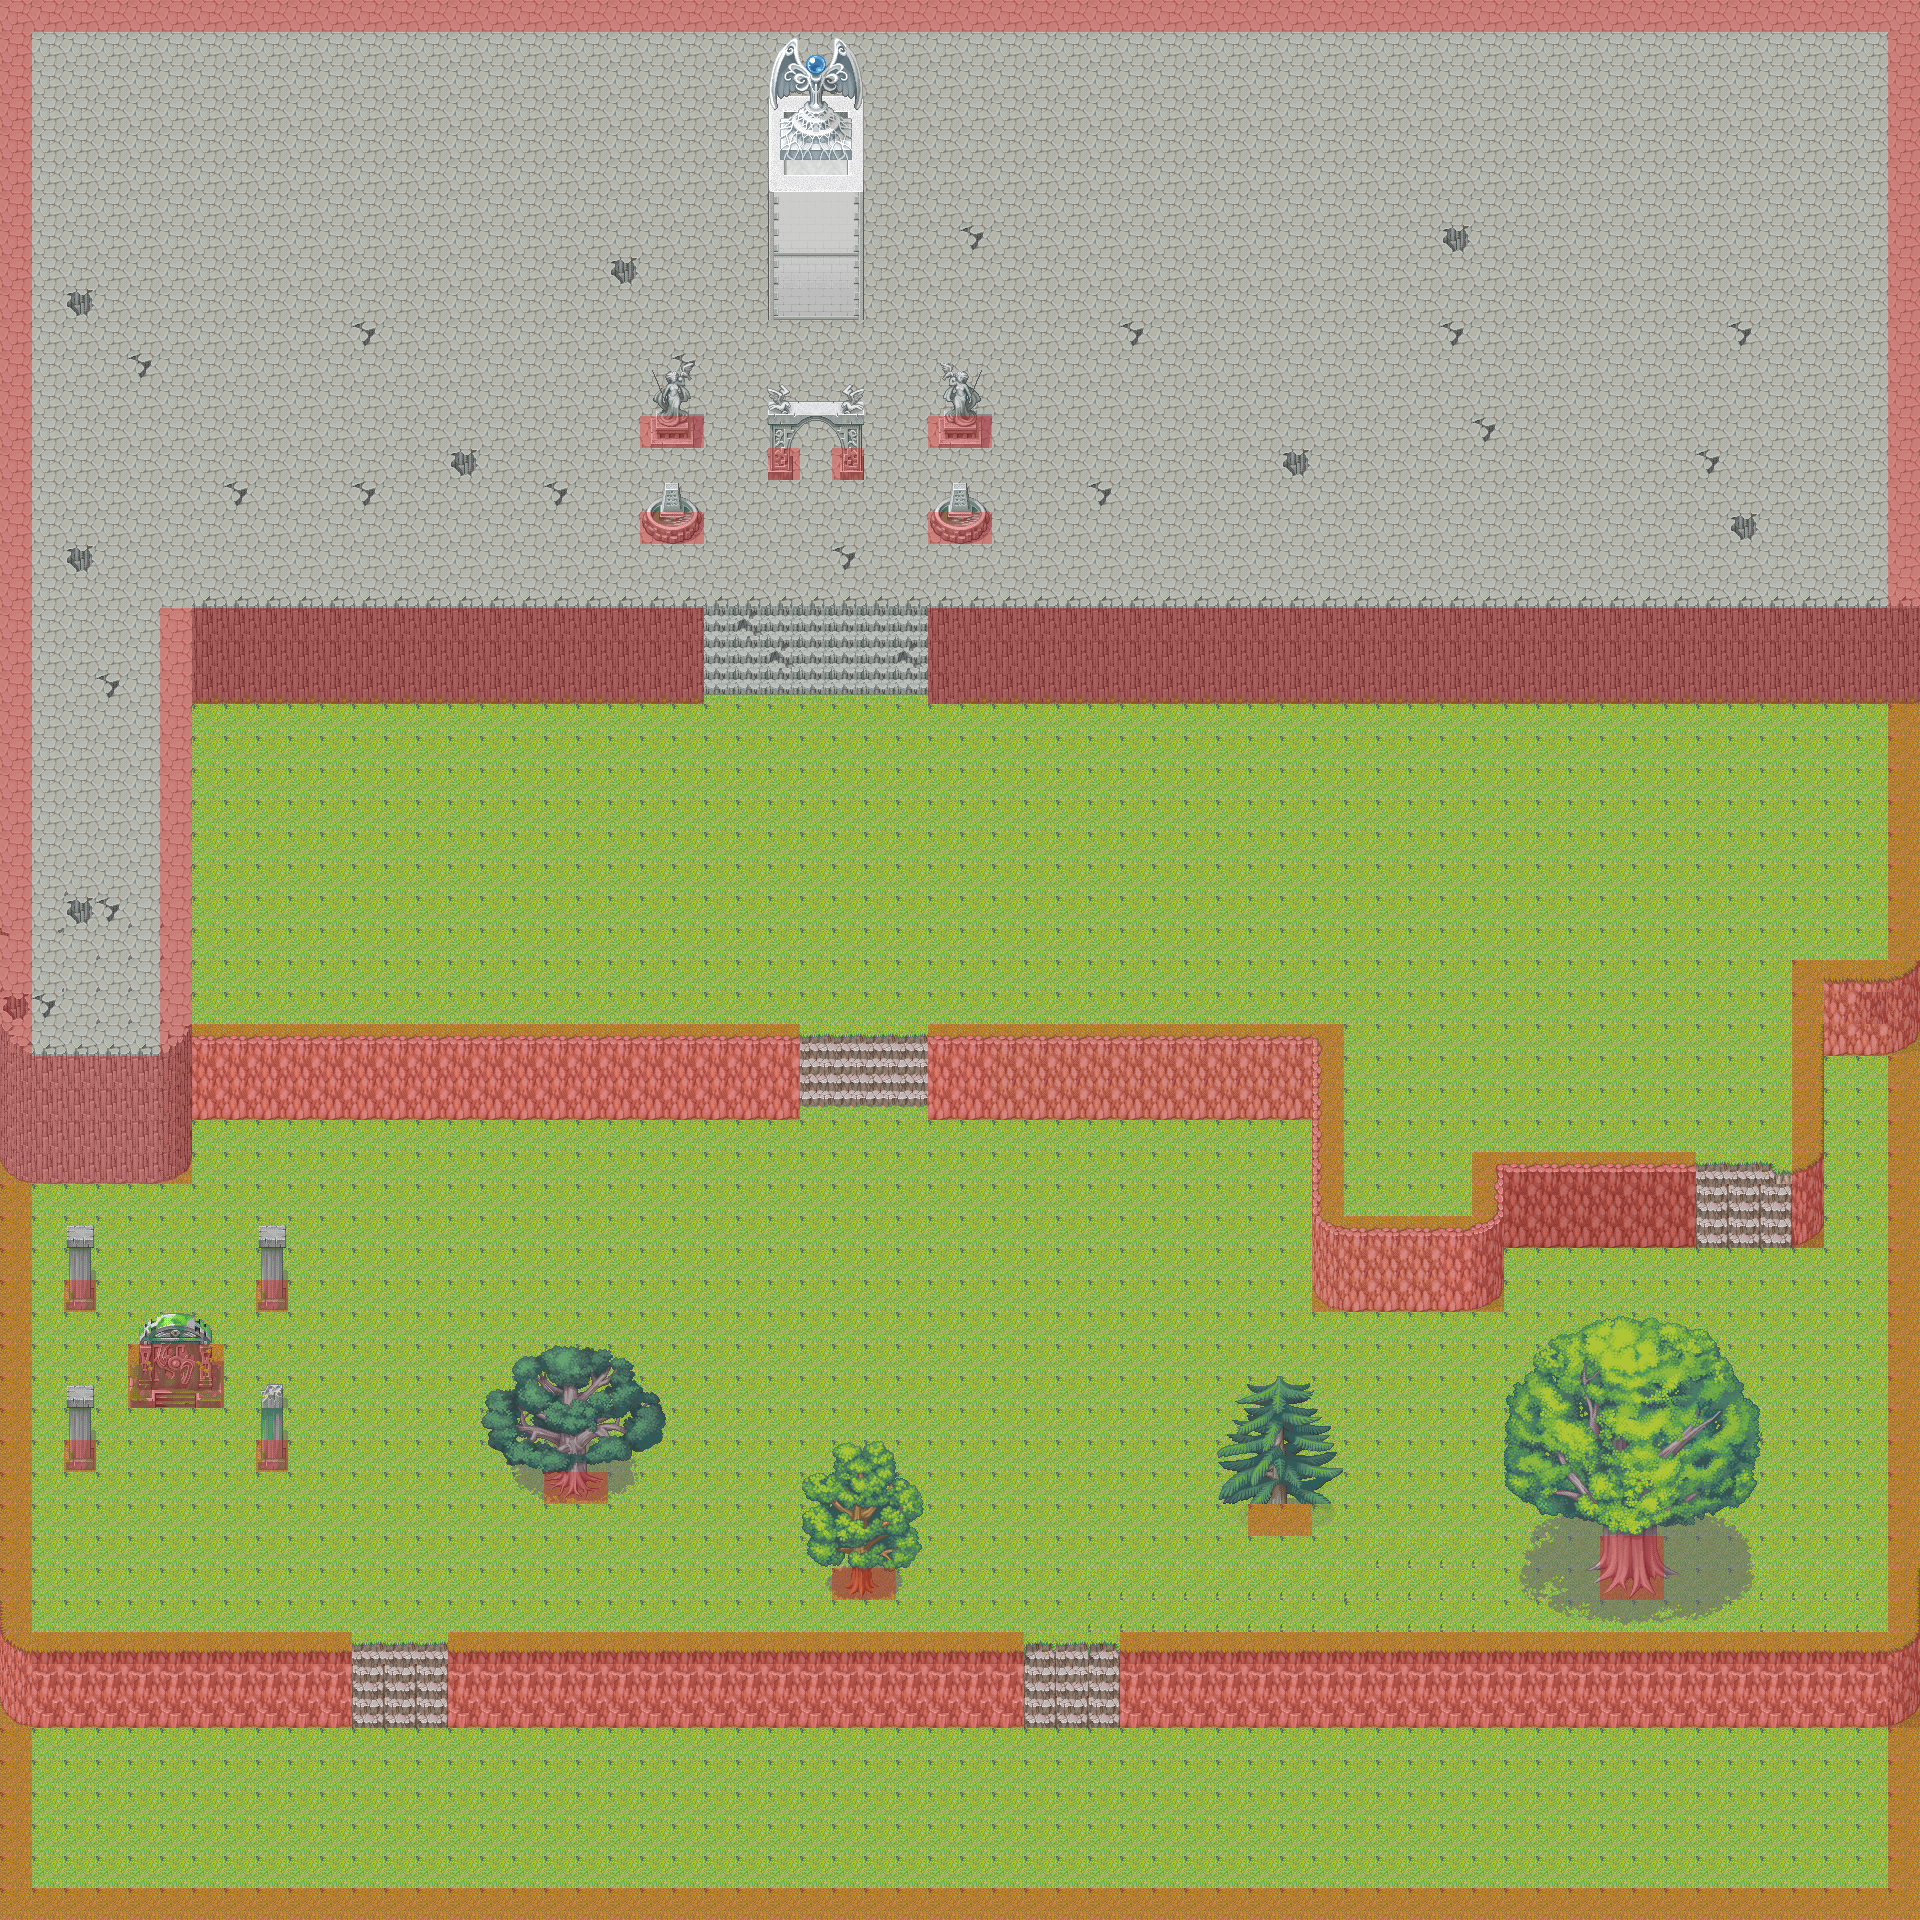

Rendered tile map (Tiled .tmx) drawn with the repository's tilesets; below, a short description and the map source with its tile grids summarised:
An orthogonal 60x60 tile map with 32x32 px tiles, 5 tile layers (Background3, Cliffs, Foreground3, Mausoleum, ...), 2 tilesets.

<map version="1.0" orientation="orthogonal" renderorder="right-down" width="60" height="60" tilewidth="32" tileheight="32" nextobjectid="1">
 <tileset firstgid="1" name="completeSet" tilewidth="32" tileheight="32" tilecount="3824">
  <image source="../Tilesets/MegaTileset.png" trans="dd25ff" width="256" height="15300" />
 </tileset>
 <tileset firstgid="3825" name="Collision3" tilewidth="32" tileheight="32" tilecount="1">
  <image source="../Tilesets/collisionBig.png" trans="dd25ff" width="32" height="32" />
 </tileset>
 <layer name="Background3" width="60" height="60">
  <data>[3600 cells, 3600 non-empty, 1 distinct tile ids]</data>
 </layer>
 <layer name="Cliffs" width="60" height="60">
  <data>[3600 cells, 1849 non-empty, 105 distinct tile ids]</data>
 </layer>
 <layer name="Foreground3" width="60" height="60">
  <data>[3600 cells, 164 non-empty, 151 distinct tile ids]</data>
 </layer>
 <layer name="Mausoleum" width="60" height="60">
  <data>[3600 cells, 29 non-empty, 27 distinct tile ids]</data>
 </layer>
 <layer name="Collision" width="60" height="60" opacity="0.3">
  <data>[3600 cells, 748 non-empty, 3 distinct tile ids]</data>
 </layer>
</map>
